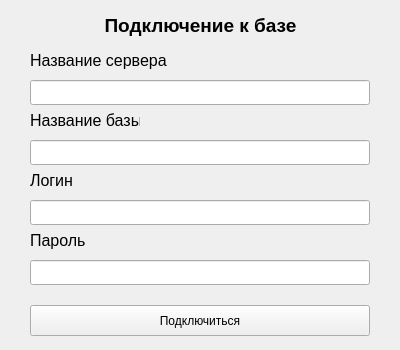
<?xml version="1.0" encoding="UTF-8"?>
<ui version="4.0">
 <class>Login</class>
 <widget class="QWidget" name="Login">
  <property name="geometry">
   <rect>
    <x>0</x>
    <y>0</y>
    <width>400</width>
    <height>350</height>
   </rect>
  </property>
  <property name="windowTitle">
   <string>Form</string>
  </property>
  <widget class="QLineEdit" name="server_input">
   <property name="geometry">
    <rect>
     <x>30</x>
     <y>80</y>
     <width>340</width>
     <height>25</height>
    </rect>
   </property>
  </widget>
  <widget class="QLineEdit" name="database_input">
   <property name="geometry">
    <rect>
     <x>30</x>
     <y>140</y>
     <width>340</width>
     <height>25</height>
    </rect>
   </property>
  </widget>
  <widget class="QLineEdit" name="login_input">
   <property name="geometry">
    <rect>
     <x>30</x>
     <y>200</y>
     <width>340</width>
     <height>25</height>
    </rect>
   </property>
  </widget>
  <widget class="QLineEdit" name="password_input">
   <property name="geometry">
    <rect>
     <x>30</x>
     <y>260</y>
     <width>340</width>
     <height>25</height>
    </rect>
   </property>
   <property name="font">
    <font>
     <pointsize>9</pointsize>
    </font>
   </property>
  </widget>
  <widget class="QLabel" name="header">
   <property name="geometry">
    <rect>
     <x>0</x>
     <y>10</y>
     <width>401</width>
     <height>31</height>
    </rect>
   </property>
   <property name="font">
    <font>
     <pointsize>14</pointsize>
     <bold>true</bold>
    </font>
   </property>
   <property name="text">
    <string>Подключение к базе</string>
   </property>
   <property name="alignment">
    <set>Qt::AlignCenter</set>
   </property>
  </widget>
  <widget class="QLabel" name="server_label">
   <property name="geometry">
    <rect>
     <x>30</x>
     <y>50</y>
     <width>140</width>
     <height>20</height>
    </rect>
   </property>
   <property name="font">
    <font>
     <pointsize>12</pointsize>
     <bold>false</bold>
    </font>
   </property>
   <property name="text">
    <string>Название сервера</string>
   </property>
  </widget>
  <widget class="QLabel" name="database_label">
   <property name="geometry">
    <rect>
     <x>30</x>
     <y>110</y>
     <width>110</width>
     <height>20</height>
    </rect>
   </property>
   <property name="font">
    <font>
     <pointsize>12</pointsize>
     <bold>false</bold>
    </font>
   </property>
   <property name="text">
    <string>Название базы</string>
   </property>
  </widget>
  <widget class="QLabel" name="login_label">
   <property name="geometry">
    <rect>
     <x>30</x>
     <y>170</y>
     <width>60</width>
     <height>20</height>
    </rect>
   </property>
   <property name="font">
    <font>
     <pointsize>12</pointsize>
     <bold>false</bold>
    </font>
   </property>
   <property name="text">
    <string>Логин</string>
   </property>
  </widget>
  <widget class="QLabel" name="password_label">
   <property name="geometry">
    <rect>
     <x>30</x>
     <y>230</y>
     <width>60</width>
     <height>20</height>
    </rect>
   </property>
   <property name="font">
    <font>
     <pointsize>12</pointsize>
     <bold>false</bold>
    </font>
   </property>
   <property name="text">
    <string>Пароль</string>
   </property>
  </widget>
  <widget class="QPushButton" name="connect_button">
   <property name="geometry">
    <rect>
     <x>30</x>
     <y>305</y>
     <width>340</width>
     <height>31</height>
    </rect>
   </property>
   <property name="text">
    <string>Подключиться</string>
   </property>
  </widget>
 </widget>
 <resources/>
 <connections/>
</ui>
